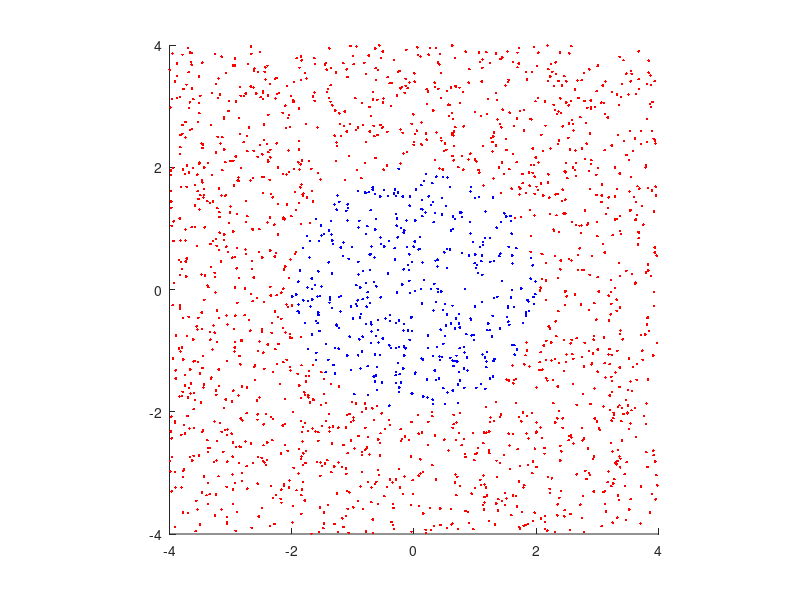

Write MATLAB code to recreate this figure.
clc; clear; close all; 

%Dart toss into a rectangular area probablility of landing in an annulus

%%Parameters
lengthSquare = 8;
Inner_radiusCircle = 2;
Outer_radiusCircle = 3;

maxTrials = 2000;

%%deterministic approach
areaSquare = lengthSquare^2;
areaAnnulus = pi*(Outer_radiusCircle^2-Inner_radiusCircle^2);

probHit = areaAnnulus/areaSquare;

fprintf('D probability = %1.4f/n', probHit);

%%Monte Carlo approach

hitCNTR = 0;
for count = 1: maxTrials
    x = lengthSquare*(1-2*rand)/2;
    y = lengthSquare*(1-2*rand)/2;
    
    trialRadius = sqrt(x^2+y^2);
    
    in_out = 0;
    
    if trialRadius <= Inner_radiusCircle & trialRadius <= ...
            Outer_radiusCircle
        hitCNTR = hitCNTR+1;
        in_out = 1;
    end
    
    myData(count, 1) = x;
    myData(count, 2) = y;
    myData(count, 3) = in_out;
end

MC_hitProb = hitCNTR/maxTrials;

fprintf('MC probability = %1.4f/n', MC_hitProb);

%%output
figure(1)
axis square

if maxTrials <= 1000
    blueSym = 'bo';
    redSym = 'ro';
else
    blueSym = 'b.';
    redSym = 'r.';
end


hold on;
for count = 1: maxTrials
    if myData(count, 3) == 1
        plot(myData(count,1), myData(count,2), blueSym);
    else
        plot(myData(count,1), myData(count,2), redSym);
    end
end

hold off;

      